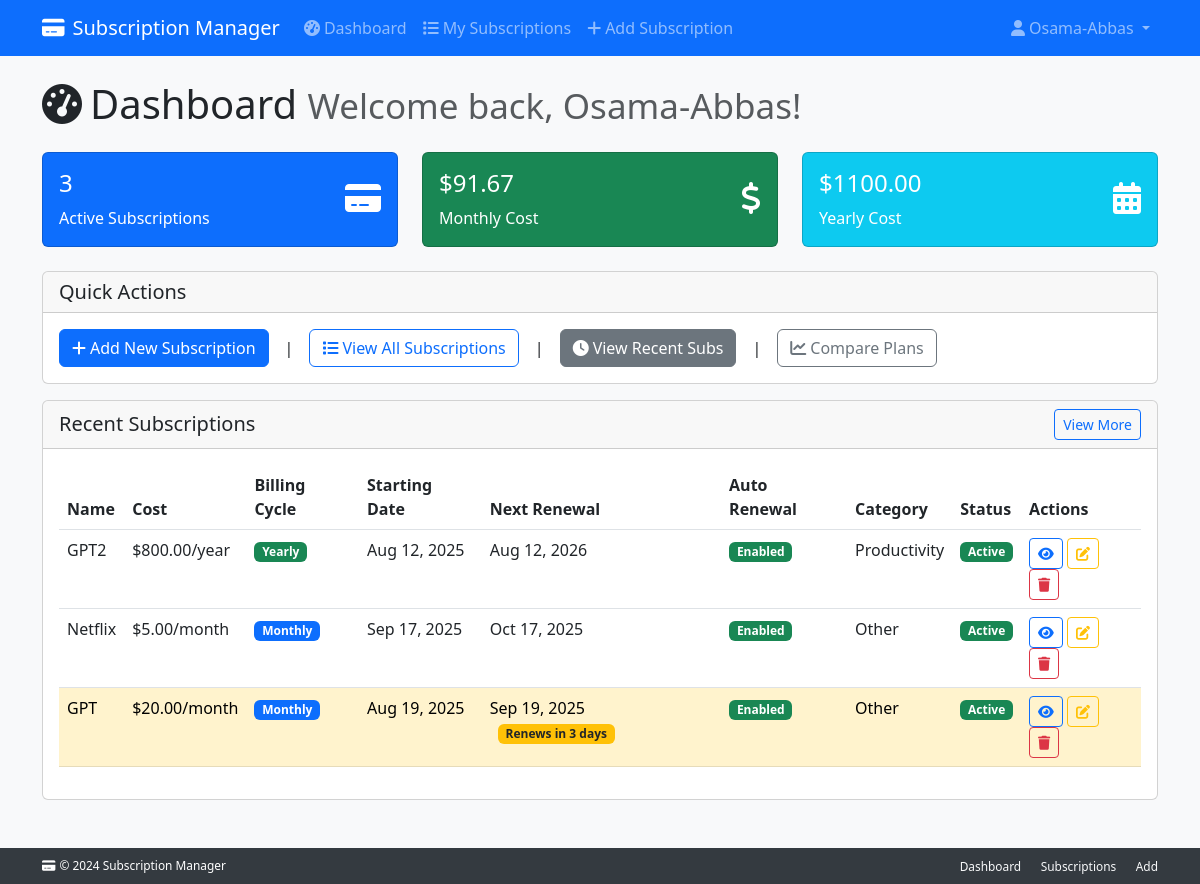
/accounts/dashboard/ (signed in), run on the app's committed database.
### subscriptions/models/subscription.py (models this page shows, shortened)
class Subscription(
    ValidationMixin,
    TimestampMixin,
    CostCalculationsMixin,
    PaymentManagementMixin,
    RenewalLogicMixin,
    ScheduleManagementMixin,
    models.Model
):
    user = models.ForeignKey(
        settings.AUTH_USER_MODEL,
        on_delete=models.CASCADE,
        related_name="subscriptions"
    )
    name = models.CharField(max_length=200)
    monthly_cost = models.DecimalField(
        max_digits=10,
        decimal_places=2,
        null=True,
        blank=True
    )
    yearly_cost = models.DecimalField(
        max_digits=10,
        decimal_places=2,
        null=True,
        blank=True
    )
    billing_cycle = models.CharField(
        max_length=10,
        choices=BILLING_CYCLE_CHOICES
    )
    start_date = models.DateField()
    renewal_date = models.DateField(null=True, blank=True)
    duration_months = models.PositiveIntegerField(
        null=True,
        blank=True,
        help_text="Duration in months (for monthly billing)"
    )
    duration_years = models.PositiveIntegerField(
        null=True,
        blank=True,
        help_text="Duration in years (for yearly billing)"
    )
    is_active = models.BooleanField(default=True)
    auto_renewal = models.BooleanField(
        default=True,
        help_text="Whether subscription auto-renews"
    )
    category = models.ForeignKey(
        'Category',
        on_delete=models.PROTECT
    )
    objects = SubscriptionManager()
    class Meta:
        ordering = ['-created_at']
        verbose_name = "Subscription"
        verbose_name_plural = "Subscriptions"

### subscriptions/models/category.py (models this page shows, shortened)
class Category(ValidationMixin, SelfReferencingMixin, models.Model):
    name = models.CharField(max_length=150)
    description = models.TextField(blank=True)
    parent = models.ForeignKey(
        "self",
        null=True,
        blank=True,
        on_delete=models.SET_NULL,
        related_name="subcategories"
    )
    objects = CategoryManager()
    class Meta:
        verbose_name = "Category"
        verbose_name_plural = "Categories"
        ordering = ['name']

### accounts/views.py (the view)
# urls.py: path('dashboard/', views.dashboard, name='dashboard'),
@login_required
def dashboard(request):
    subscriptions_qs = get_user_subscriptions(request.user)
    total_monthly_cost, total_yearly_cost, total_count = compute_dashboard_totals(subscriptions_qs)
    context = {
        'subscriptions': list(subscriptions_qs),  # materialize for reuse in templates
        'total_monthly_cost': total_monthly_cost,
        'total_yearly_cost': total_yearly_cost,
        'total_subscriptions': total_count,
    }
    return render(request, 'dashboard.html', context)

### subscriptions/models/managers.py (called while the page is built)
    def get_queryset(self):
        return SubscriptionQuerySet(self.model, using=self._db)

### subscriptions/models/mixins/renewal_logic.py (called while the page is built)
    def days_until_renewal(self):
        if not self.renewal_date or not self.is_active:
            return None
        today = timezone.now().date()
        return (self.renewal_date - today).days

    def is_renewing_within(self, days: int = 7) -> bool:
        remaining_days = self.days_until_renewal()
        if remaining_days is None:
            return False
        if remaining_days < 0:
            return False
        return remaining_days <= days

### subscriptions/selectors.py (called while the page is built)
def get_user_subscriptions(user) -> QuerySet[Subscription]:
    return (
        Subscription.objects.select_related("category")
        .filter(user=user, is_active=True)
        .order_by("-created_at")
    )

def compute_dashboard_totals(subscriptions: Iterable[Subscription]) -> Tuple[float, float, int]:
    total_monthly_direct = 0.0
    total_yearly_direct = 0.0
    for sub in subscriptions:
        if sub.billing_cycle == "monthly":
            total_monthly_direct += float(sub.monthly_cost or 0)
        else:
            total_yearly_direct += float(sub.yearly_cost or 0)
    monthly_equiv_from_yearly = total_yearly_direct / 12 if total_yearly_direct > 0 else 0.0
    total_monthly_cost = total_monthly_direct + monthly_equiv_from_yearly
    total_yearly_cost = total_monthly_cost * 12
    return total_monthly_cost, total_yearly_cost, len(list(subscriptions))

### subscriptions_management_project/templates/dashboard.html (shortened to what this page needs)
{% extends 'base.html' %} {% load static %} {% block title %} Dashboard -Subscription Manager{% endblock %} {% block content %}
<div class="row">
  <div class="col-12">
    <h1 class="mb-4">
      <i class="fas fa-tachometer-alt me-2"></i>Dashboard
      <small class="text-muted">Welcome back, {{ user.username }}!</small>
    </h1>
  </div>
</div>
<div class="row mb-4">
  <div class="col-md-4">
    <div class="card bg-primary text-white">
      <div class="card-body">
        <div class="d-flex justify-content-between">
          <div>
            <h4>{{ total_subscriptions }}</h4>
            <p class="mb-0">Active Subscriptions</p>
          </div>
          <div class="align-self-center">
            <i class="fas fa-credit-card fa-2x"></i>
          </div>
        </div>
      </div>
    </div>
  </div>
  <div class="col-md-4">
    <div class="card bg-success text-white">
      <div class="card-body">
        <div class="d-flex justify-content-between">
          <div>
            <h4>${{ total_monthly_cost|floatformat:2 }}</h4>
            <p class="mb-0">Monthly Cost</p>
          </div>
          <div class="align-self-center">
            <i class="fas fa-dollar-sign fa-2x"></i>
          </div>
        </div>
      </div>
    </div>
  </div>
  <div class="col-md-4">
    <div class="card bg-info text-white">
      <div class="card-body">
        <div class="d-flex justify-content-between">
          <div>
            <h4>${{ total_yearly_cost|floatformat:2 }}</h4>
            <p class="mb-0">Yearly Cost</p>
          </div>
          <div class="align-self-center">
            <i class="fas fa-calendar-alt fa-2x"></i>
          </div>
        </div>
      </div>
    </div>
  </div>
</div>
<div class="row mb-4">
  <div class="col-12">
    <div class="card">
      <div class="card-header">
        <h5 class="mb-0">Quick Actions</h5>
      </div>
      <div class="card-body d-flex align-items-center flex-wrap gap-2">
        <a href="{% url 'add_subscription' %}" class="btn btn-primary">
          <i class="fas fa-plus me-1"></i>Add New Subscription
        </a>
        <span class="mx-2">|</span>
        <a href="{% url 'subscription_list' %}" class="btn btn-outline-primary">
          <i class="fas fa-list me-1"></i>View All Subscriptions
        </a>
        <span class="mx-2">|</span>
        <button
          type="button"
          class="btn btn-outline-secondary"
          id="action-recent"
        >
          <i class="fas fa-clock me-1"></i>View Recent Subs
        </button>
        <span class="mx-2">|</span>
        <button
          type="button"
          class="btn btn-outline-secondary"
          id="action-compare"
        >
          <i class="fas fa-chart-line me-1"></i>Compare Plans
        </button>
      </div>
    </div>
  </div>
  <div class="col-12 mt-3" id="actions-container">
    <div class="card">
      <div
        class="card-header d-flex justify-content-between align-items-center"
      >
        <h5 class="mb-0">Recent Subscriptions</h5>
        <a
          href="{% url 'subscription_list' %}"
          class="btn btn-sm btn-outline-primary"
        >
          View More
        </a>
      </div>
      <div class="card-body">
        {% with subs=subscriptions|slice:":5" %} {% include 'partials/subscriptions_table.html' with subscriptions=subs %} {% endwith %}
      </div>
    </div>
  </div>
</div>
{% include 'partials/delete_modal.html' %} {% endblock %}

### subscriptions_management_project/templates/base.html (shortened to what this page needs)
<!DOCTYPE html>
<html lang="en">
  <head>
    <link
      href="https://cdn.jsdelivr.net/npm/bootstrap@5.3.0/dist/css/bootstrap.min.css"
      rel="stylesheet"
    />
    <link
      href="https://cdnjs.cloudflare.com/ajax/libs/font-awesome/6.0.0/css/all.min.css"
      rel="stylesheet"
    />
  </head>
  <body class="bg-light">
    <nav class="navbar navbar-expand-lg navbar-dark bg-primary">
      <div class="container">
        <a class="navbar-brand" href="{% url 'dashboard' %}">
          <i class="fas fa-credit-card me-2"></i>Subscription Manager
        </a>
        <div class="collapse navbar-collapse" id="navbarNav">
          <ul class="navbar-nav me-auto">
            {% if user.is_authenticated %}
            <li class="nav-item">
              <a class="nav-link" href="{% url 'dashboard' %}">
                <i class="fas fa-tachometer-alt me-1"></i>Dashboard
              </a>
            </li>
            <li class="nav-item">
              <a class="nav-link" href="{% url 'subscription_list' %}">
                <i class="fas fa-list me-1"></i>My Subscriptions
              </a>
            </li>
            <li class="nav-item">
              <a class="nav-link" href="{% url 'add_subscription' %}">
                <i class="fas fa-plus me-1"></i>Add Subscription
              </a>
            </li>
            {% endif %}
          </ul>
          <ul class="navbar-nav">
            {% if user.is_authenticated %}
            <li class="nav-item dropdown">
              <a
                class="nav-link dropdown-toggle"
                href="#"
                id="navbarDropdown"
                role="button"
                data-bs-toggle="dropdown"
              >
                <i class="fas fa-user me-1"></i>{{ user.username }}
              </a>
            </li>
            {% endif %}
          </ul>
        </div>
      </div>
    </nav>
    <div class="main-content">
      <div class="content-wrapper">
        <main class="container mt-4 mb-5">
          {% block content %}{% endblock %}
        </main>
      </div>
      <footer class="footer">
        <div class="container">
          <div class="row align-items-center">
            <div class="col-md-6">
              <p class="mb-0 small">
                <i class="fas fa-credit-card me-1"></i>&copy; 2024 Subscription
                Manager
              </p>
            </div>
            <div class="col-md-6 text-md-end">
              <a
                href="{% url 'dashboard' %}"
                class="text-light text-decoration-none me-3 small"
                >Dashboard</a
              >
              <a
                href="{% url 'subscription_list' %}"
                class="text-light text-decoration-none me-3 small"
                >Subscriptions</a
              >
              <a
                href="{% url 'add_subscription' %}"
                class="text-light text-decoration-none small"
                >Add</a
              >
            </div>
          </div>
        </div>
      </footer>
    </div>
  </body>
</html>

### subscriptions/templates/partials/subscriptions_table.html
<div class="table-responsive">
  <table class="table table-hover">
    <thead>
      <tr>
        <th>Name</th>
        <th>Cost</th>
        <th>Billing Cycle</th>
        <th>Starting Date</th>
        <th>Next Renewal</th>
        <th>Auto Renewal</th>
        <th>Category</th>
        <th>Status</th>
        <th>Actions</th>
      </tr>
    </thead>
    <tbody>
      {% for subscription in subscriptions %}
      <tr
        class="{% if subscription.is_renewing_within %}table-warning{% endif %}"
      >
        <td>{{ subscription.name }}</td>
        <td>
        {% if subscription.billing_cycle == 'monthly' %}
        ${{ subscription.monthly_cost|floatformat:2 }}/month
        {% else %}
        ${{ subscription.yearly_cost|floatformat:2 }}/year
        {% endif %}
        </td>
        <td>
          <span
            class="badge bg-{% if subscription.billing_cycle == 'monthly' %}primary{% else %}success{% endif %}"
          >
            {{ subscription.billing_cycle|title }}
          </span>
        </td>
        <td>{{ subscription.start_date|date:"M d, Y" }}</td>
        <td>
          {{ subscription.renewal_date|date:"M d, Y" }}
          {% if subscription.is_renewing_within %}
            <span class="badge bg-warning text-dark ms-2">
                Renews in {{ subscription.days_until_renewal }} days
            </span>
          {% endif %}
        </td>
        <td>
          {% include 'partials/badge_boolean.html' with value=subscription.auto_renewal true_label='Enabled' false_label='Disabled' %}
        </td>
        <td>{{ subscription.category.name|default:"No Category" }}</td>
        <td>
          {% include 'partials/badge_boolean.html' with value=subscription.is_active true_label='Active' false_label='Inactive' %}
        </td>
        <td>
          <a
            href="{% url 'subscription_detail' subscription.pk %}"
            class="btn btn-sm btn-outline-primary"
          >
            <i class="fas fa-eye"></i>
          </a>
          <a
            href="{% url 'edit_subscription' subscription.pk %}"
            class="btn btn-sm btn-outline-warning"
          >
            <i class="fas fa-edit"></i>
          </a>
          <button
            type="button"
            class="btn btn-sm btn-outline-danger"
            onclick="confirmDelete({{ subscription.pk }}, '{{ subscription.name }}')"
          >
            <i class="fas fa-trash"></i>
          </button>
        </td>
      </tr>
      {% endfor %}
    </tbody>
  </table>
</div>

### subscriptions/templates/partials/badge_boolean.html
<span class="badge bg-{% if value %}success{% else %}danger{% endif %}">
  {% if value %}
    {{ true_label|default:'Enabled' }}
  {% else %}
    {{false_label|default:'Disabled' }}
  {% endif %}
</span>

### subscriptions_management_project/templates/base.html (style rules this page uses)
html, body { height: 100%; }
body { display: flex; flex-direction: column; }
.main-content { flex: 1; display: flex; flex-direction: column; }
.content-wrapper { flex: 1; }
.footer { background-color: #343a40; color: white; padding: 8px 0; margin-top: auto; font-size: 0.85rem; }

### data on the page
Subscription: name "GPT2", yearly_cost "800.00", billing_cycle "Yearly", start_date "Aug 12, 2025", renewal_date "Aug 12, 2026", true_label "Enabled Active", category.name "Productivity"
Subscription: name "Netflix", monthly_cost "5.00", billing_cycle "Monthly", start_date "Sep 17, 2025", renewal_date "Oct 17, 2025", true_label "Enabled Active", category.name "Other"
Subscription: name "GPT", monthly_cost "20.00", billing_cycle "Monthly", start_date "Aug 19, 2025", renewal_date "Sep 19, 2025", days_until_renewal "3", true_label "Enabled Active", category.name "Other"

### other printed values
{{ user.username }} "Osama-Abbas"
{{ total_subscriptions }} "3"
{{ total_monthly_cost|floatformat:2 }} "91.67"
{{ total_yearly_cost|floatformat:2 }} "1100.00"
